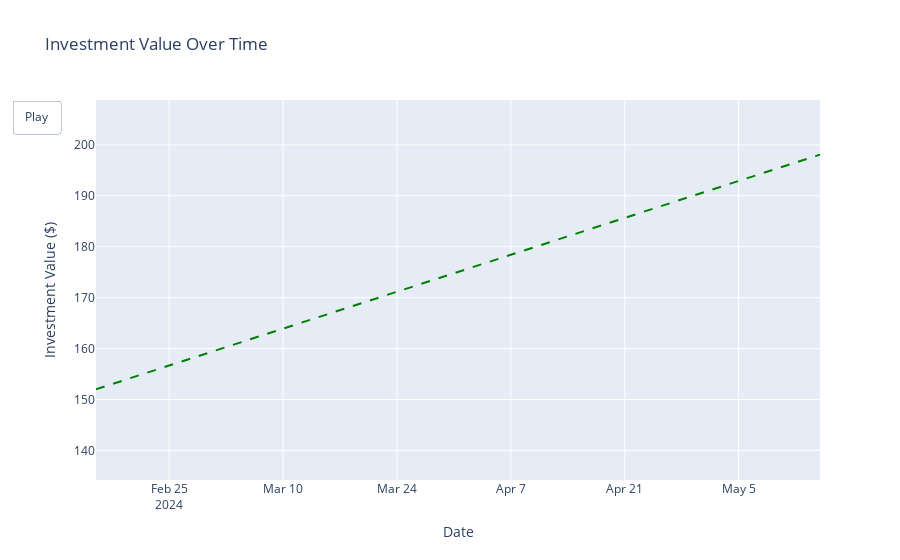

The notebook cell saved with this chart:
### Code cell
import yfinance as yf
import pandas as pd
import plotly.graph_objects as go
from datetime import datetime, timedelta

# Step 1: Fetch Historical Data
def fetch_historical_data(ticker):
    end_date = datetime.now()
    start_date = end_date - timedelta(days=90)
    stock = yf.Ticker(ticker)
    hist = stock.history(start=start_date, end=end_date)
    return hist

# Step 2: Calculate Investment Value Over Time
def calculate_investment_value(hist, initial_amount):
    initial_price = hist['Close'][0]
    shares = initial_amount / initial_price
    hist['Investment Value'] = hist['Close'] * shares
    return hist

# Step 3: Create Animation
def create_animation(hist):
    # Create a list of frames for the animation
    frames = [go.Frame(
        data=[go.Scatter(x=hist.index[:k+1], y=hist['Investment Value'][:k+1], mode='lines')],
        name=f'frame{k}'
    ) for k in range(len(hist))]

    # Define the initial empty data
    initial_data = go.Scatter(x=[], y=[], mode='lines')

    # Calculate overall profit or loss
    start_value = hist['Investment Value'].iloc[0]
    end_value = hist['Investment Value'].iloc[-1]
    profit = end_value - start_value
    color = 'green' if profit > 0 else 'red'
    line_dash = 'dash' if profit > 0 else 'dot'

    # Add a dashed or dotted line from start to end
    profit_line = go.Scatter(
        x=[hist.index[0], hist.index[-1]],
        y=[start_value, end_value],
        mode='lines',
        line=dict(color=color, dash=line_dash),
        name='Profit/Loss Line'
    )

    # Define axis ranges
    y_range = [hist['Investment Value'].min() * 0.95, hist['Investment Value'].max() * 1.05]
    x_range = [hist.index[0], hist.index[-1]]

    # Define the layout with buttons to control the animation
    layout = go.Layout(
        title='Investment Value Over Time',
        xaxis_title='Date',
        yaxis_title='Investment Value ($)',
        xaxis=dict(range=x_range),
        yaxis=dict(range=y_range),
        updatemenus=[{
            'type': 'buttons',
            'showactive': False,
            'buttons': [{
                'label': 'Play',
                'method': 'animate',
                'args': [None, {'frame': {'duration': 100, 'redraw': False}, 'fromcurrent': True}]
            }]
        }]
    )

    # Create the figure with initial data and layout
    fig = go.Figure(data=[initial_data], layout=layout, frames=frames)
    
    # Add the profit/loss line to the final frame
    fig.add_trace(profit_line)
    
    # Show the figure
    fig.show()

# Parameters
ticker = "NVDA"
initial_amount = 152

# Fetch historical data
hist = fetch_historical_data(ticker)

# Calculate investment value over time
hist = calculate_investment_value(hist, initial_amount)

# Create and display animation
create_animation(hist)

### Figure 1 — Plotly figure (JSON) as saved in the notebook; plotly's stock layout.template omitted (floating-point values rounded to 4 significant figures)
{"data": [{"mode": "lines", "type": "scatter", "x": [], "y": []}, {"line": {"color": "green", "dash": "dash"}, "mode": "lines", "name": "Profit/Loss Line", "type": "scatter", "x": ["2024-02-16T00:00:00-05:00", "2024-05-15T00:00:00-04:00"], "y": [152, 198.1]}], "layout": {"title": {"text": "Investment Value Over Time"}, "updatemenus": [{"buttons": [{"args": [null, {"frame": {"duration": 100, "redraw": false}, "fromcurrent": true}], "label": "Play", "method": "animate"}], "showactive": false, "type": "buttons"}], "xaxis": {"range": ["2024-02-16T00:00:00-05:00", "2024-05-15T00:00:00-04:00"], "title": {"text": "Date"}}, "yaxis": {"range": [134.2, 208.8], "title": {"text": "Investment Value ($)"}}}}
